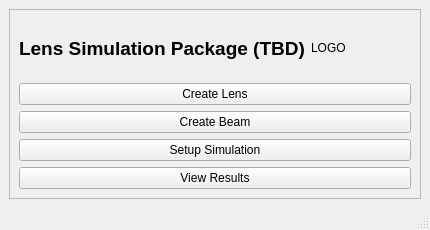
<?xml version="1.0" encoding="UTF-8"?>
<ui version="4.0">
 <class>MainWindow</class>
 <widget class="QMainWindow" name="MainWindow">
  <property name="geometry">
   <rect>
    <x>0</x>
    <y>0</y>
    <width>430</width>
    <height>230</height>
   </rect>
  </property>
  <property name="windowTitle">
   <string>MainWindow</string>
  </property>
  <widget class="QWidget" name="centralwidget">
   <layout class="QGridLayout" name="gridLayout">
    <item row="0" column="0">
     <widget class="QFrame" name="frame">
      <property name="frameShape">
       <enum>QFrame::StyledPanel</enum>
      </property>
      <property name="frameShadow">
       <enum>QFrame::Raised</enum>
      </property>
      <layout class="QGridLayout" name="gridLayout_2">
       <item row="0" column="0">
        <widget class="QLabel" name="label_title">
         <property name="font">
          <font>
           <pointsize>14</pointsize>
           <weight>75</weight>
           <bold>true</bold>
          </font>
         </property>
         <property name="text">
          <string>Lens Simulation Package (TBD)</string>
         </property>
        </widget>
       </item>
       <item row="0" column="1">
        <widget class="QLabel" name="label_logo">
         <property name="text">
          <string>LOGO</string>
         </property>
        </widget>
       </item>
       <item row="1" column="0" colspan="2">
        <widget class="QPushButton" name="pushButton_create_lens">
         <property name="text">
          <string>Create Lens</string>
         </property>
        </widget>
       </item>
       <item row="2" column="0" colspan="2">
        <widget class="QPushButton" name="pushButton_create_beam">
         <property name="text">
          <string>Create Beam</string>
         </property>
        </widget>
       </item>
       <item row="3" column="0" colspan="2">
        <widget class="QPushButton" name="pushButton_setup_sim">
         <property name="text">
          <string>Setup Simulation</string>
         </property>
        </widget>
       </item>
       <item row="4" column="0" colspan="2">
        <widget class="QPushButton" name="pushButton_view_results">
         <property name="text">
          <string>View Results</string>
         </property>
        </widget>
       </item>
      </layout>
     </widget>
    </item>
   </layout>
  </widget>
  <widget class="QMenuBar" name="menubar">
   <property name="geometry">
    <rect>
     <x>0</x>
     <y>0</y>
     <width>430</width>
     <height>21</height>
    </rect>
   </property>
  </widget>
  <widget class="QStatusBar" name="statusbar"/>
 </widget>
 <resources/>
 <connections/>
</ui>
